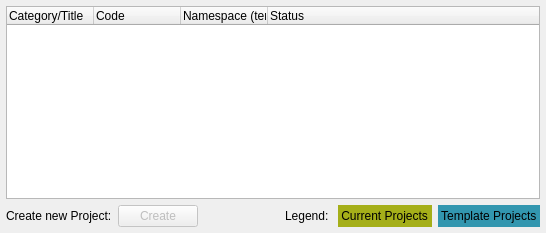
<?xml version="1.0" encoding="UTF-8"?>
<ui version="4.0">
 <class>projectPageWidget</class>
 <widget class="QWidget" name="projectPageWidget">
  <property name="geometry">
   <rect>
    <x>0</x>
    <y>0</y>
    <width>546</width>
    <height>233</height>
   </rect>
  </property>
  <layout class="QGridLayout" name="projectPageWidgetLayout">
   <property name="margin">
    <number>6</number>
   </property>
   <item row="0" column="0" colspan="6">
    <widget class="QTreeWidget" name="projectsTreeWidget">
     <property name="toolTip">
      <string>Right click for menu</string>
     </property>
     <property name="statusTip">
      <string>Right click for menu</string>
     </property>
     <property name="styleSheet">
      <string notr="true">QTreeView::item {
	padding: 2px;
}</string>
     </property>
     <property name="verticalScrollMode">
      <enum>QAbstractItemView::ScrollPerPixel</enum>
     </property>
     <attribute name="headerDefaultSectionSize">
      <number>87</number>
     </attribute>
     <column>
      <property name="text">
       <string>Category/Title</string>
      </property>
     </column>
     <column>
      <property name="text">
       <string>Code</string>
      </property>
     </column>
     <column>
      <property name="text">
       <string>Namespace (template)</string>
      </property>
     </column>
     <column>
      <property name="text">
       <string>Status</string>
      </property>
     </column>
    </widget>
   </item>
   <item row="1" column="0">
    <widget class="QLabel" name="createProjectsLable">
     <property name="text">
      <string>Create new Project:</string>
     </property>
    </widget>
   </item>
   <item row="1" column="1">
    <widget class="QPushButton" name="createProjectPushButton">
     <property name="enabled">
      <bool>false</bool>
     </property>
     <property name="text">
      <string>Create</string>
     </property>
    </widget>
   </item>
   <item row="1" column="2">
    <spacer name="horizontalSpacer">
     <property name="orientation">
      <enum>Qt::Horizontal</enum>
     </property>
     <property name="sizeHint" stdset="0">
      <size>
       <width>40</width>
       <height>20</height>
      </size>
     </property>
    </spacer>
   </item>
   <item row="1" column="3">
    <widget class="QLabel" name="colorSchemeHintLabel">
     <property name="text">
      <string>Legend: </string>
     </property>
    </widget>
   </item>
   <item row="1" column="4">
    <widget class="QLabel" name="currentProjectLabel">
     <property name="styleSheet">
      <string notr="true">QLabel {background : rgb(165, 175, 25);}</string>
     </property>
     <property name="text">
      <string> Current Projects </string>
     </property>
     <property name="textFormat">
      <enum>Qt::PlainText</enum>
     </property>
    </widget>
   </item>
   <item row="1" column="5">
    <widget class="QLabel" name="templateProjectsLabel">
     <property name="styleSheet">
      <string notr="true">QLabel {background :rgb(50, 150, 175)}</string>
     </property>
     <property name="text">
      <string> Template Projects </string>
     </property>
     <property name="textFormat">
      <enum>Qt::PlainText</enum>
     </property>
    </widget>
   </item>
  </layout>
 </widget>
 <resources/>
 <connections/>
</ui>
